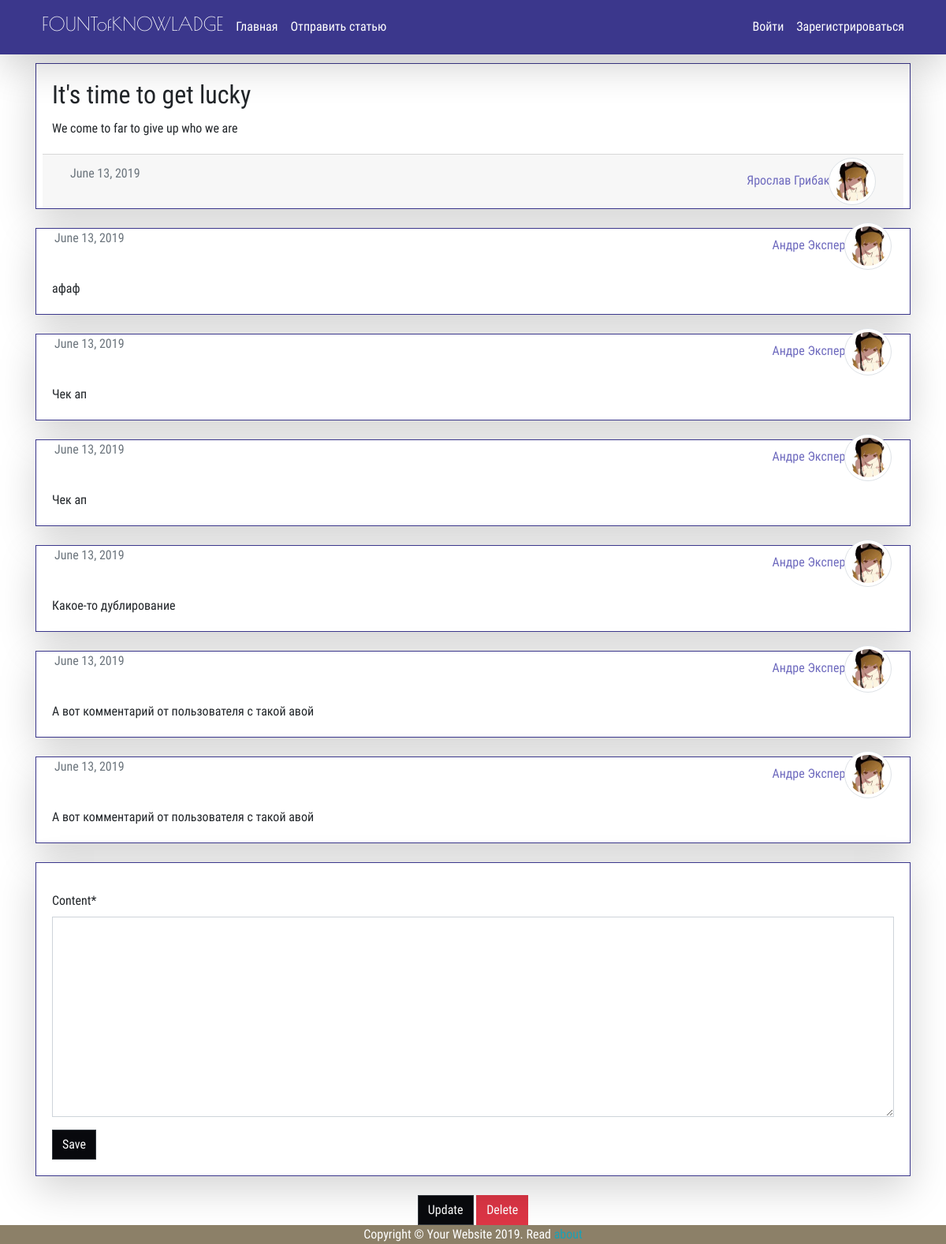
The page /post/10/ on the database its author committed.
### blog/models.py (models this page shows, shortened)
class Post(models.Model):
	title = models.CharField(max_length=100)
	content = models.TextField()
	date = models.DateTimeField(default=timezone.now)
	author = models.ForeignKey(User, on_delete=models.CASCADE)
	class Meta:
		ordering = ["-date"]

class Comment(models.Model):
	content = models.TextField()
	date = models.DateTimeField(default=timezone.now)
	author = models.ForeignKey(User, on_delete=models.CASCADE)
	post = models.ForeignKey(Post, on_delete=models.CASCADE)
	class Meta:
		ordering = ["-date"]

### users/models.py (models this page shows, shortened)
class Profile(models.Model):
	user = models.OneToOneField(User, on_delete=models.CASCADE, null=True)
	image = models.ImageField(default='default.png', upload_to='profile_pics')
	position = models.CharField(
		choices = [('Студент', 'Студент'),
			('Преподаватель', 'Преподаватель'),
			('Ученый', 'Ученый'),
			('Другая', 'Другая')
		],
		default = 'Другая',
		max_length = 20
	)
	access = models.CharField(
		choices = [('standart', 'standart'),
			('moderator', 'moderator'),
			('admin', 'admin')
		],
		default = 'standart',
		max_length = 20
	)

### blog/views.py (the view)
# urls.py: path('post/<pk>/', views.post_detail, name='post-detail'),
def post_detail(request, pk=None):
	post = Post.objects.get(id__exact=pk)
	if request.method == 'POST':
		form = CommentForm(request.POST)
		if form.is_valid():
			form.save(request.user, post)
	else:
		form = CommentForm()
	return render(request, 'blog/post_detail.html', {
		'object': post, 'form': form, 'comments': post.comment_set.all()
	})

### blog/forms.py (shortened to what this page needs)
class CommentForm(forms.ModelForm):
	class Meta:
		model = Comment
		fields = ['content']

### blog/templates/blog/post_detail.html (shortened to what this page needs)
{% extends 'blog/base.html' %}
{% load crispy_forms_tags %}
{% block content %}
	<div class="card mb-4 shadow-lg">
		<div class="card-body">
			<h2 class="card-title">{{ object.title }}</h2>
			<p class="card-text">{{ object.content }}</p>
		</div>
		<div class="card-footer text-muted row mx-2">
			<div class="col">
				{{ object.date|date:"F d, Y" }}
			</div>
			<div class="col float-right text-right">
				<a href="{% url 'user-detail' object.author.profile.id %}">{{ object.author.first_name }} {{ object.author.last_name }}</a>
				<img class="preview-image img-thumbnail rounded-circle" src="{{ object.author.profile.image.url }}">
			</div>
		</div>
	</div>
	{% for comment in comments %}
		<div class="card mb-4 shadow-lg">
			<div class="text-muted row mx-2">
				<div class="col">
					{{ comment.date|date:"F d, Y" }}
				</div>
				<div class="col float-right text-right">
					<a href="{% url 'user-detail' object.author.profile.id %}">{{ comment.author.first_name }} {{ comment.author.last_name }}</a>
					<img class="preview-image img-thumbnail rounded-circle" src="{{ object.author.profile.image.url }}">
				</div>
			</div>
			<div class="card-body">
				<p class="card-text">{{ comment.content }}</p>
			</div>
		</div>
	{% endfor %}
	{% if user %}
		<div class="card mb-4 shadow-lg">
			<form method="POST">
				<div class="card-body">
					<p class="card-text">{{ form|crispy }}</p>
					<button class="btn btn-dark" type="submit">Save</button>
				</div>
			</form>
		</div>
	{% endif %}
	{% if object.author == user or not user.profile.access == 'standart' %}
	<div class="text-center">
		<a class="btn btn-dark text-white" href="{% url 'post-update' object.id %}">Update</a>
		<a class="btn btn-danger text-white" href="{% url 'post-delete' object.id %}">Delete</a>
	</div>
	{% endif %}
{% endblock content %}

### blog/static/blog/main.css (style rules this page uses)
body { padding-top: 56px; }
* { font-family: Roboto-Regular; font-size: 12pt; border-radius: 0 !important; }
.preview-image { max-width: 60px; margin-top: -8px; margin-bottom: -8px; margin-left: -5px; height: auto; }
.card { border-color: #3B378C; border-width: 0.3px; }
a:link, a:visited { color: #6E6ABE; }
.btn-dark { background-color: #08090D; }

### rows shown on the page
Post: title "It's time to get lucky", content "We come to far to give up who we are", date "June 13, 2019", author.first_name "Ярослав", author.last_name "Грибак", author.profile.image (picture)
Comment: date "June 13, 2019", author.first_name "Андре", author.last_name "Экспер", author.profile.image (picture), content "афаф"
Comment: date "June 13, 2019", author.first_name "Андре", author.last_name "Экспер", author.profile.image (picture), content "Чек ап"
Comment: date "June 13, 2019", author.first_name "Андре", author.last_name "Экспер", author.profile.image (picture), content "Чек ап"
Comment: date "June 13, 2019", author.first_name "Андре", author.last_name "Экспер", author.profile.image (picture), content "Какое-то дублирование"
Comment: date "June 13, 2019", author.first_name "Андре", author.last_name "Экспер", author.profile.image (picture), content "А вот комментарий от пользователя с такой авой"
Comment: date "June 13, 2019", author.first_name "Андре", author.last_name "Экспер", author.profile.image (picture), content "А вот комментарий от пользователя с такой авой"
